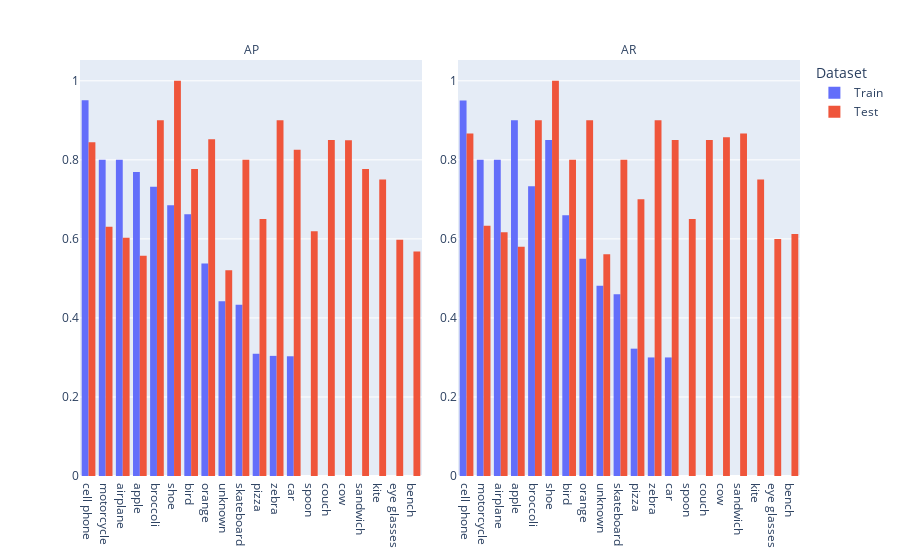

Notebook cell for this chart:
### Markdown cell above
### Run the check <a name='run_check_o'></a>

### Code cell
check = ClassPerformance(show_only='best')
check.run(train_ds, test_ds, yolo)

### Figure 1 — Plotly figure (JSON) as saved in the notebook; plotly's stock layout.template omitted (floating-point values rounded to 4 significant figures)
{"data": [{"alignmentgroup": "True", "bingroup": "x", "histfunc": "sum", "hovertemplate": "Dataset=Train<br>Metric=AP<br>Class Name=%{x}<br>sum of Value=%{y}<extra></extra>", "legendgroup": "Train", "marker": {"color": "#636efa", "pattern": {"shape": ""}}, "name": "Train", "offsetgroup": "Train", "orientation": "v", "showlegend": true, "type": "histogram", "x": ["cell phone", "motorcycle", "airplane", "apple", "broccoli", "shoe", "bird", "orange", "unknown", "skateboard", "pizza", "zebra", "car", "spoon"], "xaxis": "x", "y": [0.9505, 0.8, 0.8, 0.769, 0.7317, 0.6848, 0.6624, 0.538, 0.4421, 0.4333, 0.3093, 0.304, 0.303, 0], "yaxis": "y"}, {"alignmentgroup": "True", "bingroup": "x", "histfunc": "sum", "hovertemplate": "Dataset=Train<br>Metric=AR<br>Class Name=%{x}<br>sum of Value=%{y}<extra></extra>", "legendgroup": "Train", "marker": {"color": "#636efa", "pattern": {"shape": ""}}, "name": "Train", "offsetgroup": "Train", "orientation": "v", "showlegend": false, "type": "histogram", "x": ["cell phone", "apple", "shoe", "motorcycle", "airplane", "broccoli", "bird", "orange", "unknown", "skateboard", "pizza", "car", "zebra", "spoon"], "xaxis": "x2", "y": [0.95, 0.9, 0.85, 0.8, 0.8, 0.7333, 0.66, 0.55, 0.4813, 0.46, 0.3222, 0.3, 0.3, 0], "yaxis": "y2"}, {"alignmentgroup": "True", "bingroup": "x", "histfunc": "sum", "hovertemplate": "Dataset=Test<br>Metric=AP<br>Class Name=%{x}<br>sum of Value=%{y}<extra></extra>", "legendgroup": "Test", "marker": {"color": "#EF553B", "pattern": {"shape": ""}}, "name": "Test", "offsetgroup": "Test", "orientation": "v", "showlegend": true, "type": "histogram", "x": ["shoe", "zebra", "broccoli", "orange", "couch", "cow", "cell phone", "car", "skateboard", "sandwich", "bird", "kite", "pizza", "motorcycle", "spoon", "airplane", "eye glasses", "bench", "apple", "unknown"], "xaxis": "x", "y": [1.0, 0.9, 0.9, 0.852, 0.8505, 0.8493, 0.8442, 0.8252, 0.8, 0.7769, 0.7766, 0.7505, 0.6505, 0.6307, 0.6191, 0.6026, 0.598, 0.5682, 0.5575, 0.5206], "yaxis": "y"}, {"alignmentgroup": "True", "bingroup": "x", "histfunc": "sum", "hovertemplate": "Dataset=Test<br>Metric=AR<br>Class Name=%{x}<br>sum of Value=%{y}<extra></extra>", "legendgroup": "Test", "marker": {"color": "#EF553B", "pattern": {"shape": ""}}, "name": "Test", "offsetgroup": "Test", "orientation": "v", "showlegend": false, "type": "histogram", "x": ["shoe", "zebra", "orange", "broccoli", "sandwich", "cell phone", "cow", "car", "couch", "bird", "skateboard", "kite", "pizza", "spoon", "motorcycle", "airplane", "bench", "eye glasses", "apple", "unknown"], "xaxis": "x2", "y": [1, 0.9, 0.9, 0.9, 0.8667, 0.8667, 0.8571, 0.85, 0.85, 0.8, 0.8, 0.75, 0.7, 0.65, 0.6333, 0.6167, 0.6125, 0.6, 0.58, 0.5609], "yaxis": "y2"}], "layout": {"annotations": [{"font": {}, "showarrow": false, "text": "AP", "x": 0.2375, "xanchor": "center", "xref": "paper", "y": 1, "yanchor": "bottom", "yref": "paper"}, {"font": {}, "showarrow": false, "text": "AR", "x": 0.7625, "xanchor": "center", "xref": "paper", "y": 1, "yanchor": "bottom", "yref": "paper"}], "autosize": true, "barmode": "group", "legend": {"title": {"text": "Dataset"}, "tracegroupgap": 0}, "margin": {"t": 60}, "xaxis": {"anchor": "y", "autorange": true, "domain": [0, 0.475], "range": [-0.5, 19.5], "title": {}, "type": "category"}, "xaxis2": {"anchor": "y2", "autorange": true, "domain": [0.525, 1], "matches": "x", "range": [-0.5, 19.5], "title": {}, "type": "category"}, "yaxis": {"anchor": "x", "autorange": true, "domain": [0, 1], "range": [0, 1.053], "showticklabels": true, "title": {}, "type": "linear"}, "yaxis2": {"anchor": "x2", "autorange": true, "domain": [0, 1], "range": [0, 1.053], "showticklabels": true, "title": {}, "type": "linear"}}}
